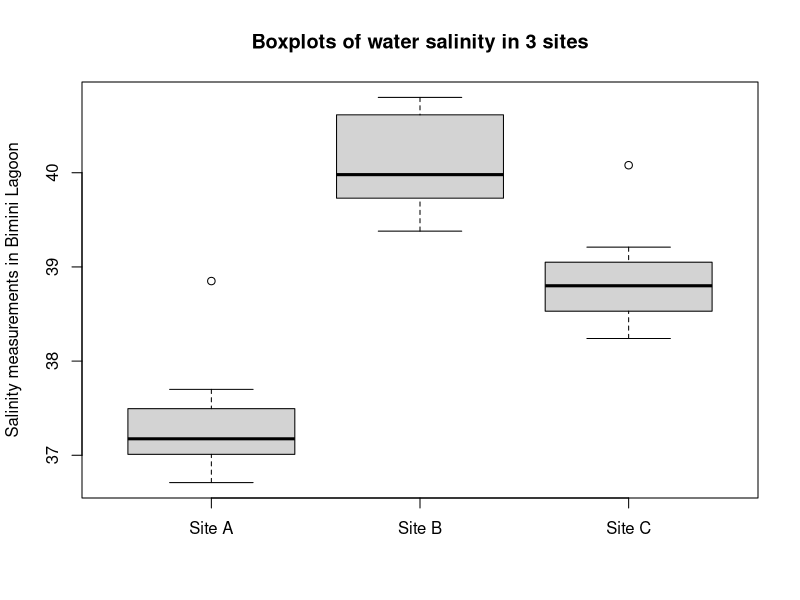
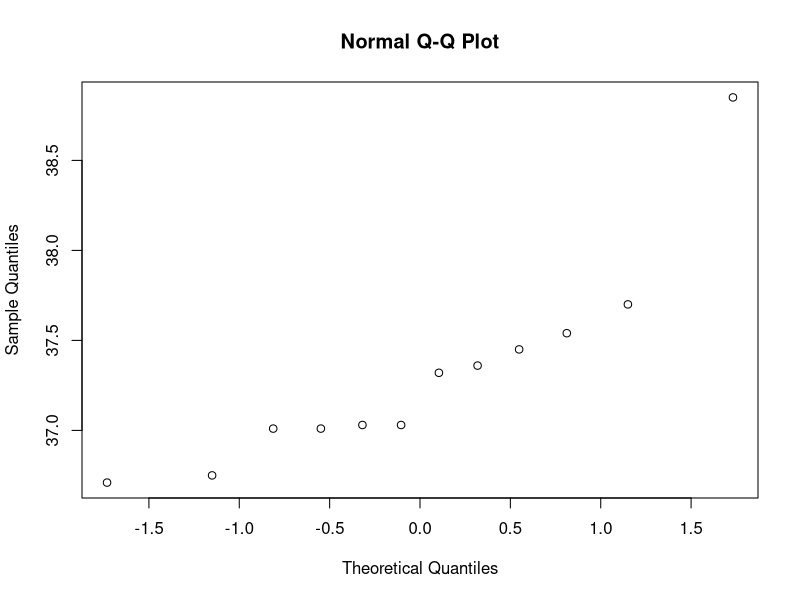
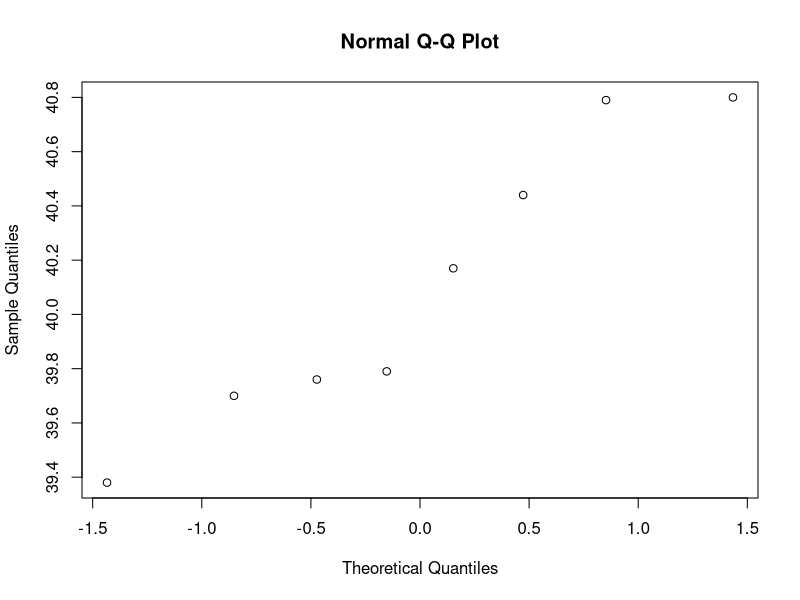
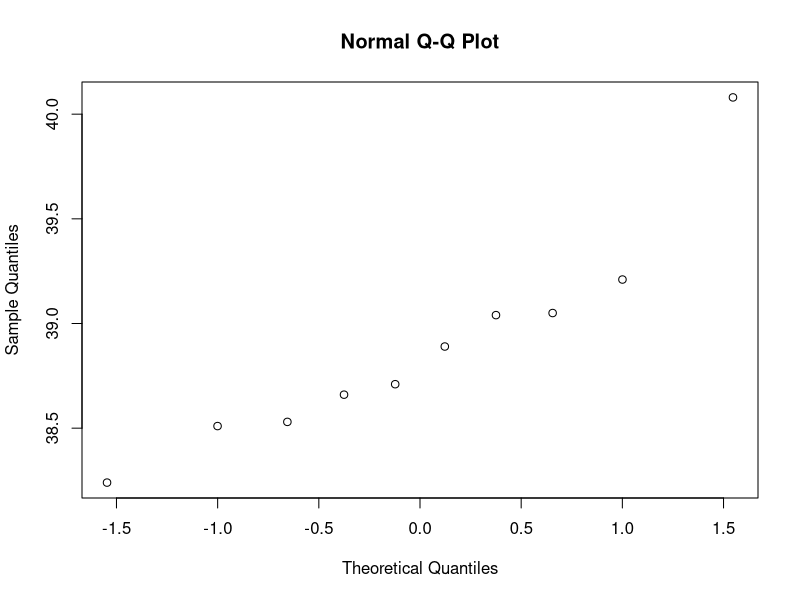
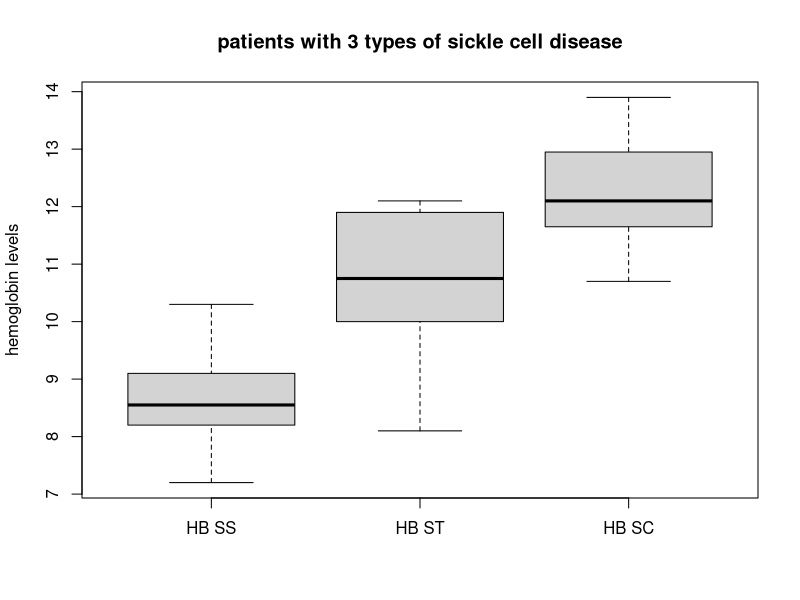
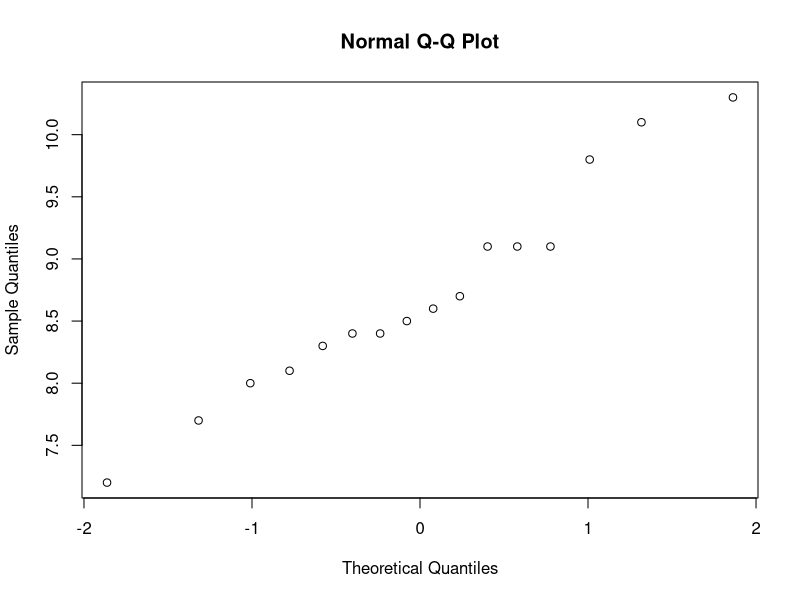
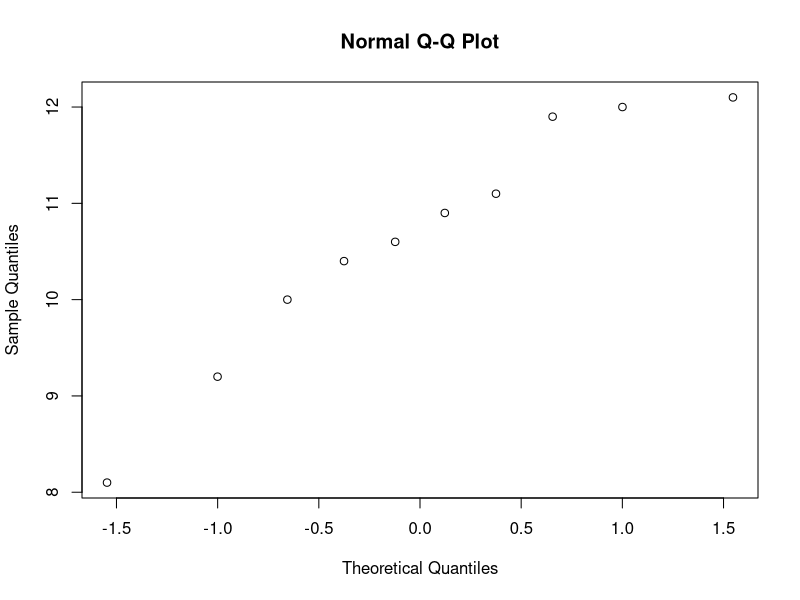
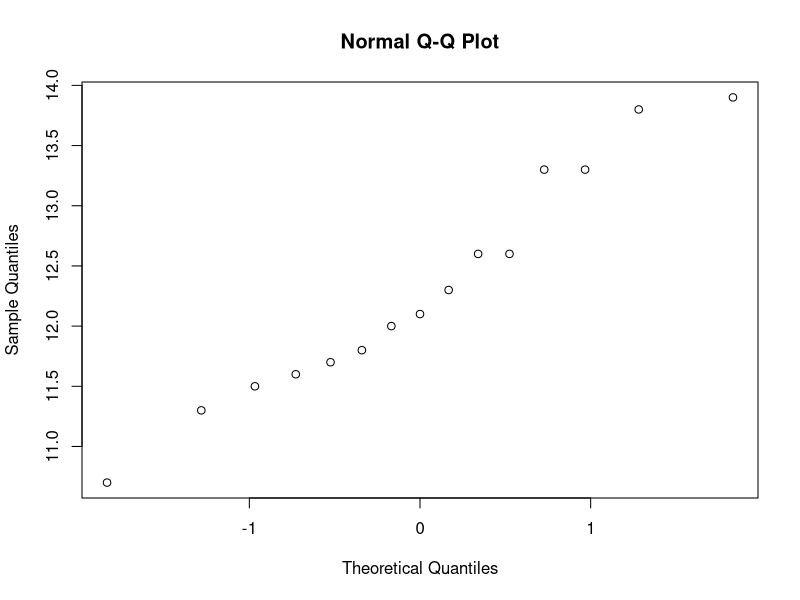

These figures' R source, in order:
## ---- chunk 1
A=c(37.54,37.01,36.71,37.03,37.32,37.01,37.03,37.70,37.36,36.75,37.45,38.85)
B=c(40.17,40.80,39.76,39.70,40.79,40.44,39.79,39.38)
C=c(39.04,39.21,39.05,38.24,38.53,38.71,38.89,38.66,38.51,40.08)
boxplot(A,B,C,main = 'Boxplots of water salinity in 3 sites', ylab = 'Salinity measurements in Bimini Lagoon', names=c('Site A','Site B','Site C'))
## ---- chunk 2
qqnorm(A)
qqnorm(B)
qqnorm(C)
## ---- chunk 3
sd(A)
sd(B)
sd(C)
## ---- chunk 4
A.mean=mean(A) 
B.mean=mean(B)
C.mean=mean(C)
S=c(A,B,C)
grand.mean=mean(S)
n1=length(A)
n2=length(B)
n3=length(C)
N=n1+n2+n3
k=3
SSB=n1*(A.mean-grand.mean)^2 + n2*(B.mean-grand.mean)^2 + n3*(C.mean- grand.mean)^2
between.df=k-1
between.meansquare=SSB/between.df
print(paste("The between degrees of freedom",between.df))
print(paste("The between sum of squares is",SSB))
print(paste("The between mean square is",between.meansquare))
## ---- chunk 5
SSW=(n1-1)*var(A) + (n2-1)*var(B) + (n3-1)*var(C) 
within.df=N-k
within.meansquare=SSW/within.df
print(paste("The within degrees of freedom",within.df))
print(paste("The within sum of squares is",SSW))
print(paste("The within mean square is",within.meansquare))
## ---- chunk 6
F=between.meansquare/within.meansquare
print(paste("The F test-statistic is",F))
pval=1-pf(F, df1=between.df, df2=within.df) 
print(paste('The p-value is',pval))
## ---- chunk 7
group=factor(c(rep("A",n1),rep("B",n2),rep("C",n3))) 
anova(lm(S~group))
## ---- chunk 8
SS=c(7.2,7.7,8.0,8.1,8.3,8.4,8.4,8.5,8.6,8.7,9.1,9.1,9.1,9.8,10.1,10.3)
ST=c(8.1,9.2,10.0,10.4,10.6,10.9,11.1,11.9,12.0,12.1)
SC=c(10.7,11.3,11.5,11.6,11.7,11.8,12.0,12.1,12.3,12.6,12.6,13.3,13.3,13.8,13.9)
boxplot(SS,ST,SC,main = 'patients with 3 types of sickle cell disease', ylab = 'hemoglobin levels', names=c('HB SS','HB ST','HB SC'))
## ---- chunk 9
qqnorm(SS)
qqnorm(ST)
qqnorm(SC)
## ---- chunk 10
sd(SS)
sd(ST)
sd(SC)
## ---- chunk 11
SS.mean=mean(SS) 
ST.mean=mean(ST)
SC.mean=mean(SC)
S=c(SS,ST,SC)
grand.mean=mean(S)
n1=length(SS)
n2=length(ST)
n3=length(SC)
N=n1+n2+n3
k=3
SSB=n1*(SS.mean-grand.mean)^2 + n2*(ST.mean-grand.mean)^2 + n3*(SC.mean- grand.mean)^2
between.df=k-1
between.meansquare=SSB/between.df
print(paste("The between degrees of freedom",between.df))
print(paste("The between sum of squares is",SSB))
print(paste("The between mean square is",between.meansquare))
## ---- chunk 12
SS.within=(n1-1)*var(SS) + (n2-1)*var(ST) + (n3-1)*var(SC) 
within.df=N-k
meansquare.within=SS.within/within.df
print(paste("The within of freedom is",within.df))
print(paste("The within sum of squares is",SS.within))
print(paste("The within mean squares is",meansquare.within))
## ---- chunk 13
F.ts=between.meansquare/meansquare.within 
print(paste("The F test-statistic is",F.ts))
pvalue=1-pf(F.ts, df1=between.df, df2=within.df)
print(paste('The p-value is',pvalue))
## ---- chunk 14
group=factor(c(rep("SS",n1),rep("ST",n2),rep("SC",n3))) 
anova(lm(S~group))
## ---- chunk 15
normal_mice=c(156,282,197,297,116,127,119,29,253,122,349,110,143,64,26,86,122,455, 655,14)
n_nm=length(normal_mice)
alloxan_mice=c(391,46,469,86,174,133,13,499,168,62,127,276,176,146,108,276,50,73) 
n_am=length(alloxan_mice)
alloxan_insulin_mice=c(82,100,98,150,243,68,228,131,73,18,20,100,72,133,465,40,46, 34,44)
n_aim=length(alloxan_insulin_mice)
N_total=n_nm+n_am+n_aim
boxplot(normal_mice, alloxan_mice, alloxan_insulin_mice,
main = 'Boxplots of antibody response data in 3 groups of mice', ylab = 'Amounts of nitrogen in albumin', names=c('Normal Mice','Alloxan Mice','Alloxan Mice with insulin'))
## ---- chunk 16
qqnorm(normal_mice)
qqnorm(alloxan_mice)
qqnorm(alloxan_insulin_mice)
## ---- chunk 17
sd(normal_mice)
sd(alloxan_mice)
sd(alloxan_insulin_mice)
## ---- chunk 18
trans.normal_mice=sqrt(normal_mice) 
trans.alloxan_mice=sqrt(alloxan_mice) 
trans.alloxan_insulin_mice=sqrt(alloxan_insulin_mice)
trans.all=c(trans.normal_mice,trans.alloxan_mice,trans.alloxan_insulin_mice) 
boxplot(trans.normal_mice, trans.alloxan_mice, trans.alloxan_insulin_mice,
main = 'Boxplots of transformed antibody response data in 3 groups of mice',
ylab = 'Amounts of nitrogen-bound bovine serum albumin', names=c('Normal Mice','Alloxan Mice','Alloxan Mice with insulin'))
## ---- chunk 19
qqnorm(trans.normal_mice)
qqnorm(trans.alloxan_mice)
qqnorm(trans.alloxan_insulin_mice)
## ---- chunk 20
sd(trans.normal_mice)
sd(trans.alloxan_mice)
sd(trans.alloxan_insulin_mice)
## ---- chunk 21
trans.normal_mice.mean=mean(trans.normal_mice) 
trans.alloxan_mice.mean=mean(trans.alloxan_mice) 
trans.alloxan_insulin_mice.mean=mean(trans.alloxan_insulin_mice) 
trans.all.mean=mean(trans.all)
SoSB=n_nm*(trans.normal_mice.mean-trans.all.mean)^2 + n_am*(trans.alloxan_mice.mean-trans.all.mean)^2+n_aim*(trans.alloxan_insulin_mice.mean-trans.all.mean)^2 
dofb=k-1
msbetween=SoSB/dofb
print(paste("The between degrees of freedom is",dofb))
print(paste("The between sum of squares is",SoSB))
print(paste("The between mean squares is",msbetween))
## ---- chunk 22
SoSW=(n_nm-1)*var(trans.normal_mice) + (n_am-1)*var(trans.alloxan_mice) + (n_aim-1)*var(trans.alloxan_insulin_mice)
dofw=N_total-k
mswithin=SoSW/dofw
print(paste("The within of freedom is",dofw))
print(paste("The within sum of squares is",SoSW))
print(paste("The within mean squares is",mswithin))
## ---- chunk 23
Fstat=msbetween/mswithin
print(paste("The F test-statistic is",Fstat))
p_value=1-pf(Fstat, df1=dofb, df2=dofw) 
print(paste('The p-value is',p_value))
## ---- chunk 24
class=factor(c(rep("normal_mice",n_nm),rep("alloxan_mice",n_am),rep("alloxan_insulin_mice",n_aim)))
anova(lm(trans.all~class))
## ---- chunk 25
alpha=0.05/3 
alpha
## ---- chunk 26
t.test(trans.alloxan_mice, trans.normal_mice)
## ---- chunk 27
t.test(trans.alloxan_mice, trans.alloxan_insulin_mice)
## ---- chunk 28
t.test(trans.normal_mice, trans.alloxan_insulin_mice)
